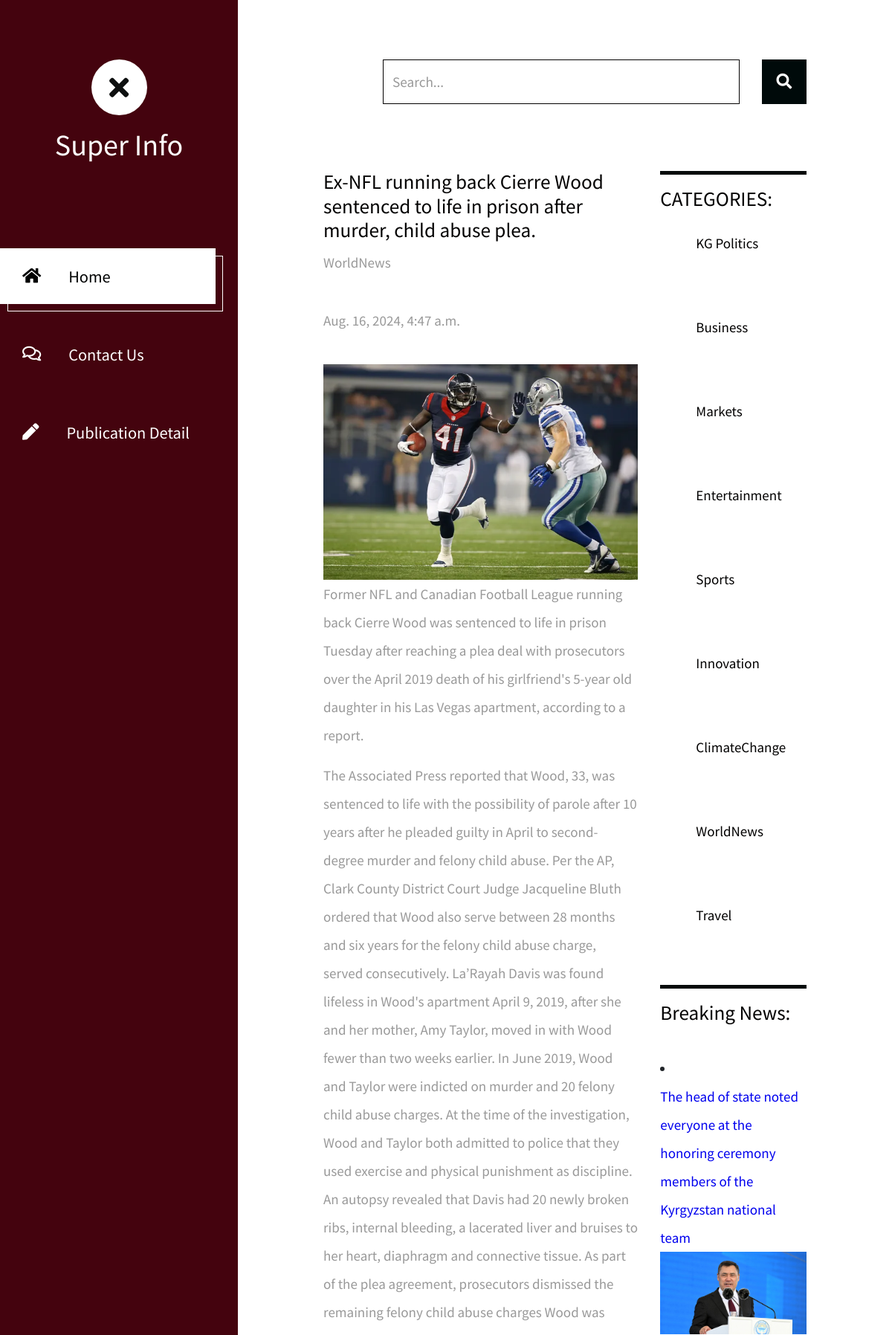
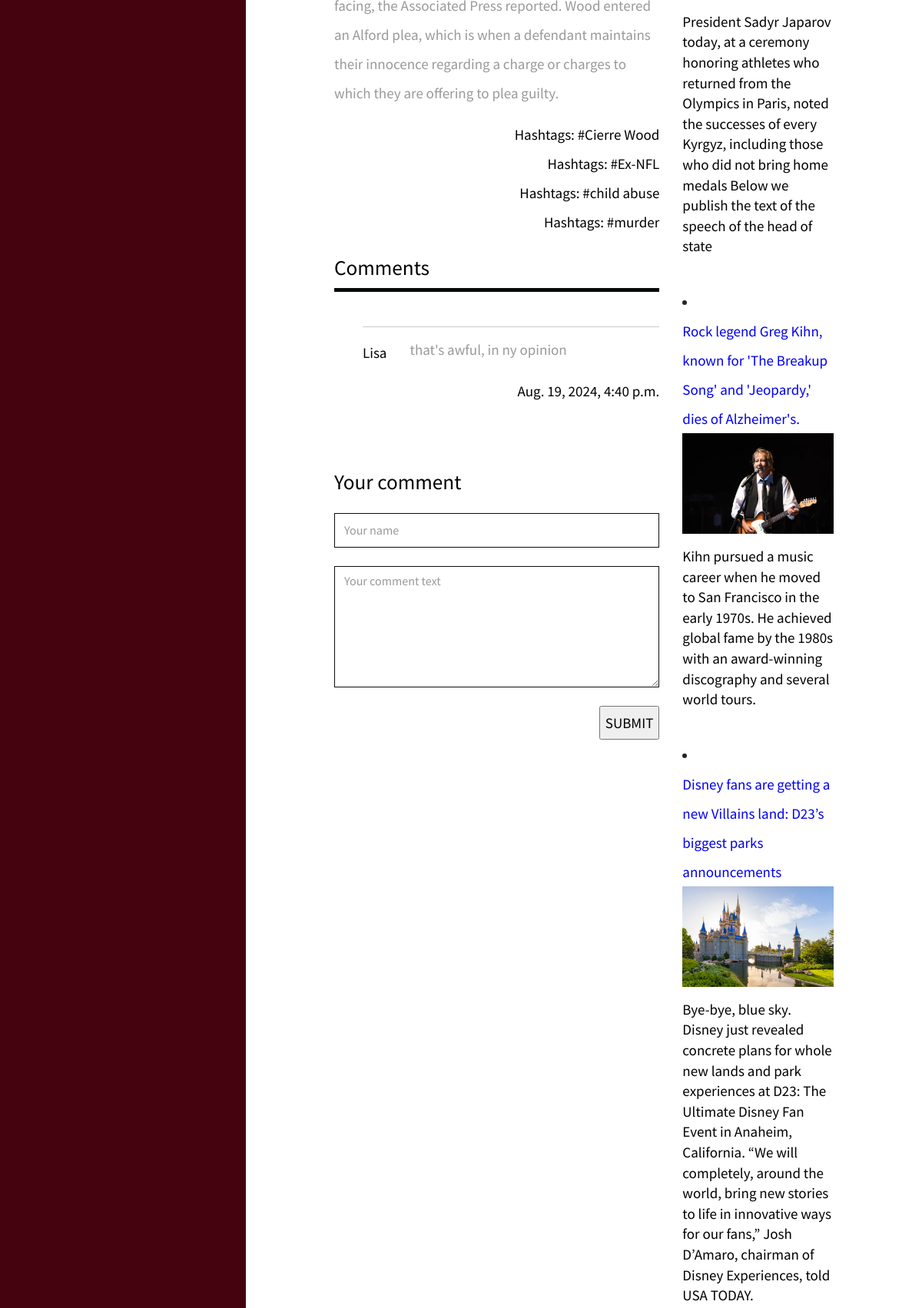
The page /publication-detail/2/ (upper part) on the database its author committed (2 pictures, top to bottom).
### blog/models.py (models this page shows, shortened)
class Publication(models.Model):
    category = models.ForeignKey(Category, on_delete=models.SET_NULL, related_name="publications", null=True)
    hashtags = models.ManyToManyField(Hashtag, related_name='publications')
    title = models.TextField(verbose_name='название')
    short_description = models.TextField(verbose_name='короткое описание')
    full_description = models.TextField(verbose_name='полное описание', default=None)
    image = models.ImageField(verbose_name='изображение',null=True)
    created_at = models.DateTimeField(auto_now_add=True, null=True)
    is_active = models.BooleanField(default=True)
    class Meta:
        verbose_name_plural = 'Публикации'
        verbose_name = 'Публикация'

class Category(models.Model):
    title = models.TextField()
    class Meta:
        verbose_name_plural = 'Категории публикаций'
        verbose_name = 'Категория публикации'

class Hashtag(models.Model):
    title = models.TextField()
    class Meta:
        verbose_name_plural = 'Хештеги'
        verbose_name = 'Хештег'

class PublicationComment(models.Model):
    publication = models.ForeignKey(Publication,related_name='comments', on_delete=models.CASCADE)
    author_name = models.CharField(verbose_name='имя автора',max_length=200, default=None)
    comment_text = models.TextField(verbose_name='текст комментария', null=True)
    created_at = models.DateTimeField(auto_now_add=True)

### blog/views.py (the view)
# urls.py: path('publication-detail/<int:pk>/', PublicationDetailView.as_view(), name='publication-detail-url'),
class PublicationDetailView(TemplateView):
    template_name = 'publication-detail.html'
    def get_context_data(self,  **kwargs):
        publication_pk = kwargs['pk']
        context = {
            'publication': Publication.objects.get(id=publication_pk),
            'related_publications': Publication.objects.filter(is_active=True).exclude(id=publication_pk),
            'category_list': Category.objects.all(),
        }
        return context

### templates/publication-detail.html (shortened to what this page needs)
{% extends 'base.html' %}
{% load static %}
{% block content %}
<body>
            <div class="row tm-row">
                <div class="col-lg-8 tm-post-col">
                    <div class="tm-post-full">
                        <div class="mb-4">
                            <h2 class="pt-2 tm-color-primary tm-post-title">{{ publication.title }}</h2>
                            <p class="tm-mb-40">{{ publication.category.title }}</p>
                            <p class="tm-mb-40">{{ publication.created_at }}</p>
                            <img src="{{ publication.image.url }}" alt="Image" class="img-fluid">
                            <p>{{ publication.short_description }}</p>
                            <p>{{ publication.full_description }}</p>
                            {% for item in publication.hashtags.all %}
                            <span class="d-block text-right tm-color-primary">Hashtags: #{{ item.title }}
                            </span>
                            {% endfor %}
                        </div>
                        <div>
                            <h2 class="tm-color-primary tm-post-title">Comments</h2>
                            <hr class="tm-hr-primary tm-mb-45">
                             {% for item in publication.comments.all %}
                             <div class="tm-comment-reply tm-mb-45">
                                <hr>
                                <div class="tm-comment">
                                    <figure class="tm-comment-figure">
                                        <figcaption class="tm-color-primary text-center">{{ item.author_name }}</figcaption>
                                    </figure>
                                    <p>{{ item.comment_text }}</p>
                                </div>
                                <span class="d-block text-right tm-color-primary">{{ item.created_at }}</span>
                                 <br>
                            </div>
                            {% endfor %}
                            <form method="POST" action="create-comment/">
                                <h2 class="tm-color-primary tm-post-title mb-4">Your comment</h2>
                                <div class="mb-4">
                                    <input class="form-control" name="author_name" type="text" placeholder="Your name">
                                </div>
                                <div class="mb-4">
                                    <textarea class="form-control" name="comment_text" rows="6" placeholder="Your comment text"></textarea>
                                </div>
                                <div class="text-right">
                                    <input type="submit" value="SUBMIT">
                                </div>
                            </form>
                        </div>
                    </div>
                </div>
                <aside class="col-lg-4 tm-aside-col">
                    <div class="tm-post-sidebar">
                        <hr class="mb-3 tm-hr-primary">
                        <h2 class="mb-4 tm-post-title tm-color-primary">CATEGORIES:</h2>
                        {% for item in category_list %}
                        <ul class="tm-mb-75 pl-5 tm-category-list">
                            <li><a href="" class="tm-color-primary">{{ item.title }}</a></li>
                        </ul>
                        {% endfor %}
                        <hr class="mb-3 tm-hr-primary">
                        <h2 class="tm-mb-40 tm-post-title tm-color-primary">Breaking News:</h2>
                        {% for publication in related_publications %}
                        <li><a href="{ url 'publication-detail-url' publication.id %}" class="d-block tm-mb-40">{{ publication.title }}
                            <figure>
                                <img src="{{ publication.image.url }}" alt="Image" class="mb-3 img-fluid">
                                <figcaption class="tm-color-primary">{{ publication.short_description }}</figcaption>
                            </figure>
                        </a>
                        </li>
                        {% endfor %}
                    </div>
                </aside>
            </div>
        </main>
    </div>
</body>
{% endblock %}

### assets/css/templatemo-xtra-blog.css (style rules this page uses)
html { overflow-x: hidden; }
body { margin: 0; padding: 0; font-family: 'Source Sans Pro', sans-serif; font-size: 19px; line-height: 2em; overflow-x: hidden; }
p, span { color: #999; }
hr { border-top-color: #CCC; margin-top: 10px; margin-bottom: 10px; }
.form-control::placeholder { color: #999; }
.tm-row { max-width: 980px; justify-content: space-between; }
ul { margin: 0; padding: 0; }
.tm-post-title { font-size: 1.7rem; transition: all 0.3s ease; }
hr.tm-hr-primary { border-top: 5px solid #060a0a; }
.tm-comment { display: flex; align-items: flex-start; }
.tm-comment-figure { margin-top: 10px; margin-right: 30px; }
.tm-comment-reply { padding-left: 37px; }
.form-control { height: 45px; border-color: #090e0e; border-radius: 0; }
.tm-category-list { list-style-type: none; }
figure { margin: 0; }
figcaption { line-height: 1.4; }
.tm-post-full { max-width: 700px; }
.tm-post-sidebar { max-width: 280px; margin-left: auto; margin-right: 0; }
.tm-mb-40 { margin-bottom: 40px; }
.tm-mb-45 { margin-bottom: 45px; }
.tm-mb-75 { margin-bottom: 75px; }
.tm-color-primary, span.tm-color-primary { color: #020101; }

### rows shown on the page
Publication: title "Ex-NFL running back Cierre Wood sentenced to life in prison after murder, child abuse plea.", category "WorldNews", created_at "Aug. 16, 2024, 4:47 a.m.", image (picture), short_description "Former NFL and Canadian Football League running back Cierre Wood was sentenced to life in prison Tuesday after reaching a plea deal with prosecutors over the April 2019 death of his girlfriend's 5-year old daughter in his Las Vegas apartment, according to a report.", full_description "The Associated Press reported that Wood, 33, was sentenced to life with the possibility of parole after 10 years after he pleaded guilty in April to second-degree murder and felony child abuse. Per the AP, Clark County District Court Judge Jacqueline Bluth ordered that Wood also serve between 28 months and six years for the felony child abuse charge, served consecutively. La’Rayah Davis was found lifeless in Wood's apartment April 9, 2019, after she and her mother, Amy Taylor, moved in with Wood fewer than two weeks earlier. In June 2019, Wood and Taylor were indicted on murder and 20 felony child abuse charges. At the time of the investigation, Wood and Taylor both admitted to police that…"
Hashtag: title "Cierre Wood"
Hashtag: title "Ex-NFL"
Hashtag: title "child abuse"
Hashtag: title "murder"
PublicationComment: author_name "Lisa", comment_text "that's awful, in ny opinion", created_at "Aug. 19, 2024, 4:40 p.m."
Category: title "KG Politics"
Category: title "Business"
Category: title "Markets"
Category: title "Entertainment"
Category: title "Sports"
Category: title "Innovation"
Category: title "ClimateChange"
Category: title "WorldNews"
Category: title "Travel"
Publication: title "The head of state noted everyone at the honoring ceremony members of the Kyrgyzstan national team", image (picture), short_description "President Sadyr Japarov today, at a ceremony honoring athletes who returned from the Olympics in Paris, noted the successes of every Kyrgyz, including those who did not bring home medals Below we publish the text of the speech of the head of state"
Publication: title "Rock legend Greg Kihn, known for 'The Breakup Song' and 'Jeopardy,' dies of Alzheimer's.", image (picture), short_description "Kihn pursued a music career when he moved to San Francisco in the early 1970s. He achieved global fame by the 1980s with an award-winning discography and several world tours."
Publication: title "Disney fans are getting a new Villains land: D23’s biggest parks announcements", image (picture), short_description "Bye-bye, blue sky. Disney just revealed concrete plans for whole new lands and park experiences at D23: The Ultimate Disney Fan Event in Anaheim, California. “We will completely, around the world, bring new stories to life in innovative ways for our fans,” Josh D’Amaro, chairman of Disney Experiences, told USA TODAY."
